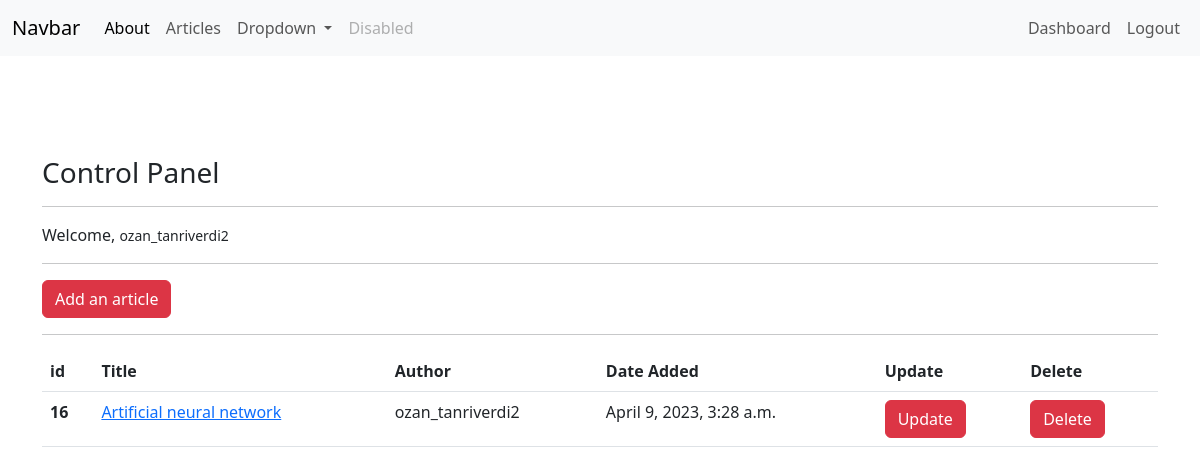
Screenshot of /articles/dashboard/ (signed in) with the database file from the repository.
### article/models.py (models this page shows, shortened)
class Article(models.Model):
    author = models.ForeignKey("auth.User", on_delete=models.CASCADE,
                               verbose_name="Author")
    title = models.CharField(max_length=50, verbose_name="Title")
    content = RichTextField(verbose_name="Article Content")
    created_date = models.DateTimeField(auto_now_add=True,
                                        verbose_name="Date Created")
    article_image = models.FileField(blank=True, null=True,
                                     verbose_name="Add an Article Image")
    class Meta:
        ordering = ["-created_date"]

### article/views.py (the view)
# urls.py: path("dashboard/", views.dashboard, name="dashboard"),
@login_required(login_url="user:login")
def dashboard(request):
    articles = Article.objects.filter(author=request.user)
    context = {
        "articles": articles
    }
    return render(request, "dashboard.html", context)

### templates/dashboard.html
{% extends 'layout.html' %}
{% block body %}
<h3>Control Panel</h3>
<hr>
<p>
    Welcome, <small>{{request.user.username}}</small>
</p>
<hr>
<a class = "btn btn-danger" href = "/articles/addarticle">Add an article</a>
<hr>
{% if articles %}
<table class="table">
    <thead>
      <tr>
        <th scope="col">id</th>
        <th scope="col">Title</th>
        <th scope="col">Author</th>
        <th scope="col">Date Added</th>
        <th scope="col">Update</th>
        <th scope="col">Delete</th>
      </tr>
    </thead>
    <tbody>
        {% for article in articles %}
        <tr>
            <th scope="row">{{article.id}}</th>
            <td><a href="{% url 'article:detail' article.id %}">{{article.title}}</a></td>
            <td>{{article.author}}</td>
            <td>{{article.created_date}}</td>
            <td><a href="{% url 'article:update' article.id %}" class = "btn btn-danger">Update</a></td>
            <td><a href="{% url 'article:delete' article.id %}" class = "btn btn-danger">Delete</a></td>
        </tr>
        {% endfor %}
    </tbody>
</table>
{% else %}
    <div class = "alert alert-danger">
        No article was found for the user {{request.user}}
    </div>
{% endif %}
{% endblock %}

### rows the page displays
Article: id "16", title "Artificial neural network", author "ozan_tanriverdi2", created_date "April 9, 2023, 3:28 a.m."

### other values shown
{{ request.user.username }} "ozan_tanriverdi2"
